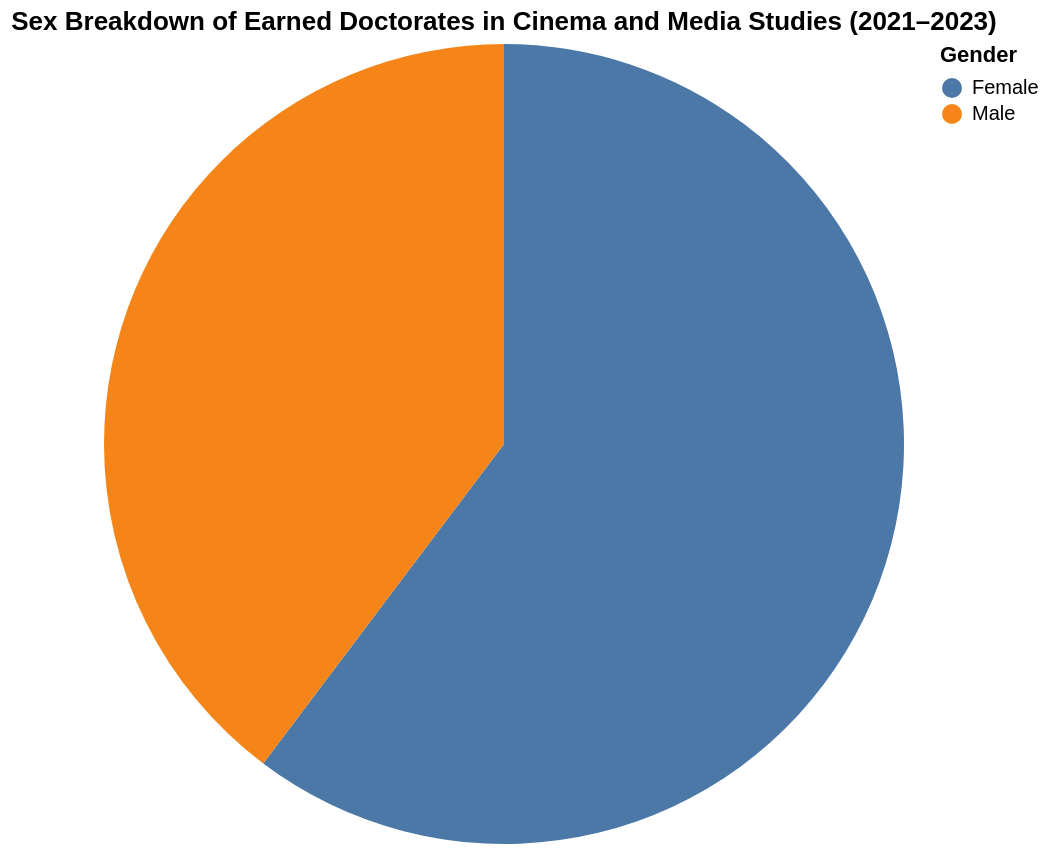

Write notebook code for a chart like this one.
### Markdown cell above
</div>

<div class="text-box">
    
## Earned Doctorates in Cinema and Media Studies by Sex

### Code cell
#| code-fold: true


gender_df = df[df["Major"].isin(majors)]


gender_agg = (
    gender_df.groupby("Sex")["Awards/Degrees Conferred"]
    .sum()
    .reset_index()
)


pie_chart = alt.Chart(gender_agg).mark_arc().encode(
    theta=alt.Theta(field="Awards/Degrees Conferred", type="quantitative"),
    color=alt.Color(field="Sex", type="nominal", legend=alt.Legend(title="Gender")),
    tooltip=["Sex", "Awards/Degrees Conferred"]
).properties(
    title="Sex Breakdown of Earned Doctorates in Cinema and Media Studies (2021–2023)",
    width=400,
    height=400
)

pie_chart

### Figure 1 — Vega-Lite specification as saved in the notebook (floating-point values rounded to 4 significant figures)
{"config": {"view": {"continuousWidth": 300, "continuousHeight": 300}}, "data": {"name": "data-fb4baecdc8e14e0edd7475e00efc40a6"}, "mark": {"type": "arc"}, "encoding": {"color": {"field": "Sex", "legend": {"title": "Gender"}, "type": "nominal"}, "theta": {"field": "Awards/Degrees Conferred", "type": "quantitative"}, "tooltip": [{"field": "Sex", "type": "nominal"}, {"field": "Awards/Degrees Conferred", "type": "quantitative"}]}, "height": 400, "title": "Sex Breakdown of Earned Doctorates in Cinema and Media Studies (2021–2023)", "width": 400, "$schema": "https://vega.github.io/schema/vega-lite/v5.14.1.json", "datasets": {"data-fb4baecdc8e14e0edd7475e00efc40a6": [{"Sex": "Female", "Awards/Degrees Conferred": 645}, {"Sex": "Male", "Awards/Degrees Conferred": 425}]}}
